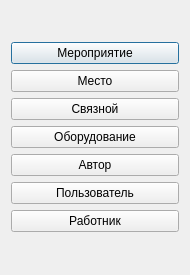
<?xml version="1.0" encoding="UTF-8"?>
<ui version="4.0">
 <class>SelectDialog</class>
 <widget class="QDialog" name="SelectDialog">
  <property name="geometry">
   <rect>
    <x>0</x>
    <y>0</y>
    <width>190</width>
    <height>275</height>
   </rect>
  </property>
  <property name="windowTitle">
   <string>Добавить</string>
  </property>
  <layout class="QVBoxLayout" name="verticalLayout_2">
   <item>
    <layout class="QVBoxLayout" name="verticalLayout">
     <item>
      <widget class="QPushButton" name="eventButton">
       <property name="text">
        <string>Мероприятие</string>
       </property>
      </widget>
     </item>
     <item>
      <widget class="QPushButton" name="placeButton">
       <property name="text">
        <string>Место</string>
       </property>
      </widget>
     </item>
     <item>
      <widget class="QPushButton" name="linkButton">
       <property name="text">
        <string>Связной</string>
       </property>
      </widget>
     </item>
     <item>
      <widget class="QPushButton" name="equipmentButton">
       <property name="text">
        <string>Оборудование</string>
       </property>
      </widget>
     </item>
     <item>
      <widget class="QPushButton" name="authorButton">
       <property name="text">
        <string>Автор</string>
       </property>
      </widget>
     </item>
     <item>
      <widget class="QPushButton" name="userButton">
       <property name="text">
        <string>Пользователь</string>
       </property>
      </widget>
     </item>
     <item>
      <widget class="QPushButton" name="workerButton">
       <property name="text">
        <string>Работник</string>
       </property>
      </widget>
     </item>
    </layout>
   </item>
  </layout>
 </widget>
 <resources/>
 <connections/>
</ui>
